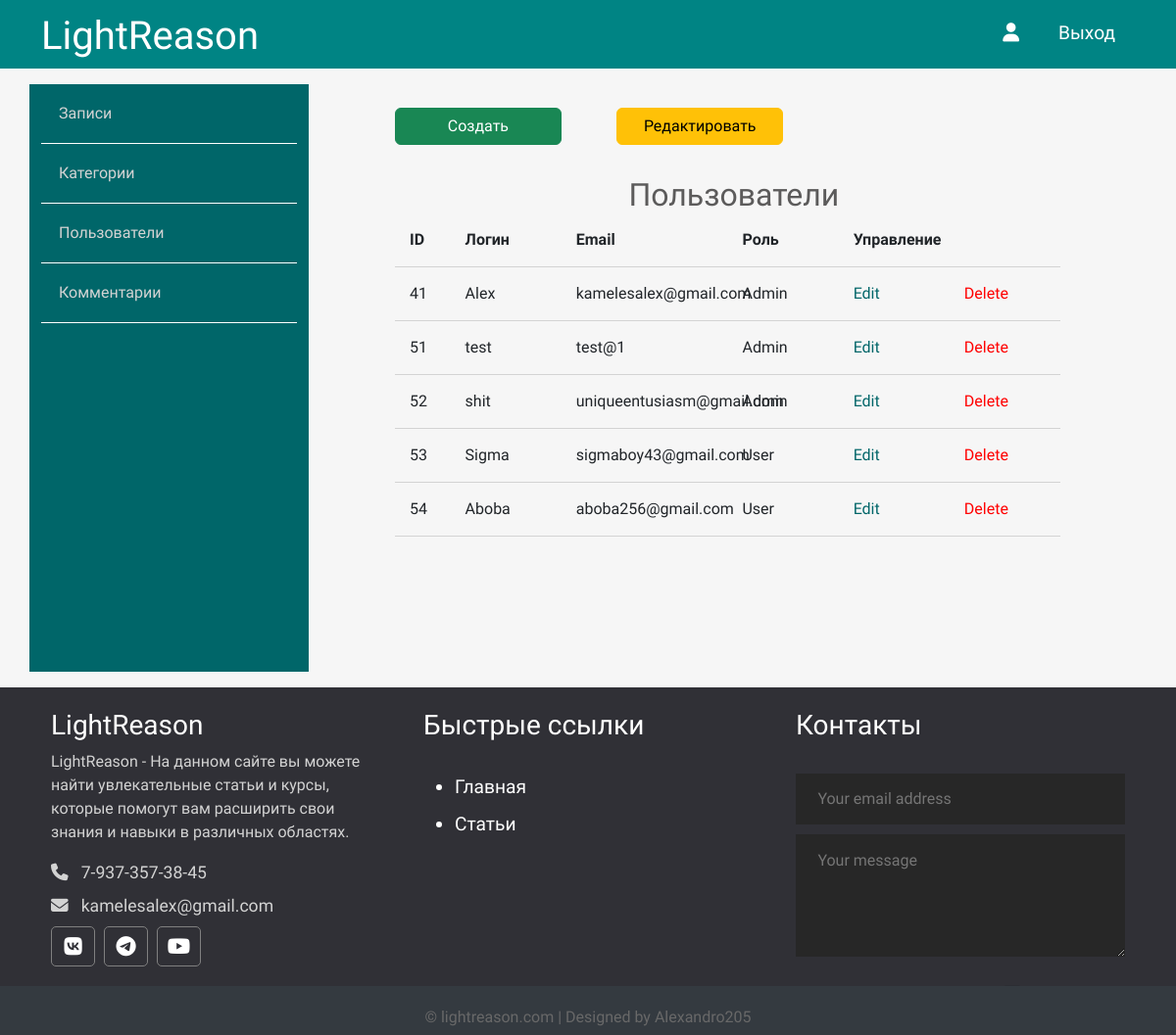
Page /admin/users/index.php on the committed database.
### tables this page shows
CREATE TABLE `users` (
  `id_user` int NOT NULL,
  `admin_user` tinyint NOT NULL,
  `user_name` varchar(255) NOT NULL,
  `email_user` varchar(255) NOT NULL,
  `password_user` varchar(255) NOT NULL,
  `created_user` timestamp NOT NULL DEFAULT CURRENT_TIMESTAMP
);

### app/database/db.php (called while the page is built, shortened)
<?php
require('connect.php');
function dbCheckError($query) {
    $errInfo = $query->errorInfo();
    return true;
}
function selectAll($table, $params = []){
   global $pdo;
    $sql = "SELECT * FROM $table";
    $query = $pdo->prepare($sql);
    $query->execute();
   return $query->fetchAll();
}

### app/controllers/users.php (called while the page is built, shortened)
<?php
include SITE_ROOT . "/app/database/db.php";
$users = selectAll('users');

### admin/users/index.php (the view, shortened to what this page needs)
<?php
include '../../app/controllers/users.php';
?>
<!doctype html>
<html lang="en">
<head>
    <link href="https://cdn.jsdelivr.net/npm/bootstrap@5.3.3/dist/css/bootstrap.min.css" rel="stylesheet">
    <link rel="stylesheet" href="../../assets/css/admin.css">
</head>
<body>
<?php include("../../app/include/header-admin.php"); ?>
<div class="container">
    <?php include("../../app/include/sidebar-admin.php"); ?>
        <div class="posts col-9">
            <div class="button row">
                <a href="<?php echo BASE_URL . "admin/users/create.php";?>" class="col-3 btn btn-success">Создать</a>
                <span class="col-1"></span>
                <a href="<?php echo BASE_URL . "admin/users/index.php";?>" class="col-3 btn btn-warning">Редактировать</a>
            </div>
            <div class="row title-table">
                <h2>Пользователи</h2>
                <div class=" col-1">ID</div>
                <div class=" col-2">Логин</div>
                <div class=" col-3">Email</div>
                <div class=" col-2">Роль</div>
                <div class="col-4">Управление</div>
            </div>
            <?php foreach ($users as $key => $user): ?>
                <div class="row post">
                    <div class=" col-1"><?= $user['id_user']; ?></div>
                    <div class=" col-2"><?= $user['user_name']; ?></div>
                    <div class=" col-3"><?= $user['email_user']; ?></div>
                    <?php if ($user['admin_user'] == 1): ?>
                        <div class=" col-2">Admin</div>
                <?php else: ?>
                    <div class=" col-2">User</div>
                    <?php endif; ?>
                <div class="red col-2"><a href="edit.php?edit_id=<?=$user['id_user'];?>">Edit</a></div>
                <div class="del col-2"><a href="index.php?delete_id=<?=$user['id_user'];?>">Delete</a></div>
            </div>
            <?php endforeach; ?>
        </div>
    </div>
</div>
<?php include("../../app/include/footer.php"); ?>
</body>
</html>

### app/include/header-admin.php (shortened to what this page needs)
<header class = "container-fluid">
    <div class="container">
        <div class="row">
            <div class="col-4">
                <h1>
                    <a href="<?php echo BASE_URL ?>">LightReason</a>
                </h1>
            </div>
            <nav class="col-8">
                <ul>
                    <li>
                        <a href="#">
                            <i class="fa fa-user"></i>
                        </a>
                    </li>
                    <li>
                        <a href="<?php echo BASE_URL . "logout.php" ?>">Выход</a>
                    </li>
                </ul>
            </nav>
        </div>
    </div>
</header>

### app/include/sidebar-admin.php
<div class="row">
    <div class="sidebar col-3">
        <ul>
            <li>
                <a href="<?php echo BASE_URL . "admin/posts/index.php";?>">Записи</a>
            </li>
            <li>
                <a href="<?php echo BASE_URL . "admin/topics/index.php";?>">Категории</a>
            </li>
            <li>
                <a href="<?php echo BASE_URL . "admin/users/index.php";?>">Пользователи</a>
            </li>
            <li>
                <a href="<?php echo BASE_URL . "admin/comments/index.php";?>">Комментарии</a>
            </li>
        </ul>
    </div>

### app/include/footer.php (shortened to what this page needs)
<div class="footer container-fluid">
    <div class="footer-content container">
        <div class="row">
            <div class="footer-section about col-md-4 col-12">
                <h3 class="logo-text">LightReason</h3>
                <p>
                    LightReason - На данном сайте вы можете найти увлекательные статьи и курсы, которые помогут вам расширить свои знания и навыки в различных областях.
                </p>
                <div class="contact">
                    <span><i class="fas fa-phone"></i> &nbsp; 7-937-357-38-45</span>
                    <span><i class="fas fa-envelope"></i> &nbsp; kamelesalex@gmail.com</span>
                </div>
                <div class="socials">
                    <a href="https://vk.com/akamenetsky5"><i class="fa-brands fa-vk"></i></a>
                    <a href="https://t.me/TvoyPikmiLoL"><i class="fa-brands fa-telegram"></i></a>
                    <a href="https://www.youtube.com/@sobakaraiz"><i class="fab fa-youtube"></i></a>
                </div>
            </div>
            <div class="footer-section links col-md-4 col-12">
                <h3>Быстрые ссылки</h3>
                <br>
                <ul>
                    <a href="<?php echo BASE_URL ?>">
                        <li>Главная</li>
                    </a>
                    <a href="<?php echo BASE_URL . 'category.php?id=8'?>">
                        <li>Статьи</li>
                    </a>
                </ul>
            </div>
            <div class="footer-section contact-form col-md-4 col-12">
                <h3>Контакты</h3>
                <br>
                <form action="/" method="post">
                    <input type="email" name="email" class="text-input contact-input" placeholder="Your email address">
                    <textarea rows="4" name="message" class="text-input contact-input" placeholder="Your message"></textarea>
                    <button type="simbit" class="btn btn-big contact-btn">
                        <i class="fas fa-envelope">
                        </i>
                    </button>
                </form>
            </div>
        </div>
        <div class="footer-bottom">
            &copy; lightreason.com | Designed by Alexandro205
        </div>
    </div>
</div>

### assets/css/admin.css (style rules this page uses)
* { font-family: 'Comfortaa', cursive; }
html, h1, h2, h3, h4, h5, h6 { color: #5c5b5b; }
body { background: #f6f6f6; }
a { text-decoration: none; color: inherit; }
header { background: #008484; height: 70px; }
header * { color: #ffffff; }
header h1 { margin-top: 13px; }
header h1 a { color: #ffffff; text-decoration: none; }
header ul { margin-top: 20px; padding: 0; list-style-type: none; float: right; }
header ul li { float: left; position: relative; }
header ul li a { display: compact; font-size: 1.2rem; text-decoration: none; color: #ffffff; padding: 20px; }
.footer { background: #303036; color: #d3d3d3; position: relative; }
.footer .footer-section { padding: 22px; }
.footer h4, .footer h3 { color: white; }
.footer .about .contact span { display: block; font-size: 1.1em; margin-bottom: 8px; }
.footer .about .socials a { border: 1px solid gray; width: 45px; height: 41px; padding-top: 5px; margin-right: 5px; text-align: center; display: inline-block; font-size: 1.3em; border-radius: 5px; transition: all .3s; color: #ffffff; }
.footer .links ul a { display: block; margin-bottom: 10px; font-size: 1.2em; transition: all .3s; color: #ffffff; text-decoration: none; }
.footer .contact-form .contact-input { background: #272727; color: #bebdbd; margin-bottom: 10px; line-height: 1.5rem; padding: .9rem 1.4rem; border: none; width: 100%; }
.footer .contact-form .contact-btn { float: right; font-size: 1.1em; }
.footer .footer-bottom { background: #343a40; color: #686868; height: 50px; width: 100%; text-align: center; position: absolute; bottom: 0px; left: 0px; padding-top: 20px; }
.sidebar { margin: 1rem 0; background: #006669; min-height: 600px; }
.sidebar ul { list-style: none; margin: 0px; padding: 0px; color: #d3d3d3; }
.sidebar ul a { padding: 18px; display: block; border-bottom: 1px solid #fff; }
.posts { height: 100%; padding: 40px 100px 100px; }
.posts h2 { text-align: center; margin: 2rem 0 0 0.4rem; }
.posts .title-table div { padding: 15px; text-align: left; border-bottom: 1px solid #d3d3d3; font-weight: 700; }
.posts .post div { padding: 15px; text-align: left; border-bottom: 1px solid #d3d3d3; }
.posts .post .red { color: #006669; }
.posts .post .del { color: red; }

### rows in the picture
users: id_user "41", user_name "Alex", email_user "kamelesalex@gmail.com", admin_user "Admin"
users: id_user "51", user_name "test", email_user "test@1", admin_user "Admin"
users: id_user "52", user_name "shit", email_user "uniqueentusiasm@gmail.com", admin_user "Admin"
users: id_user "53", user_name "Sigma", email_user "sigmaboy43@gmail.com", admin_user "User"
users: id_user "54", user_name "Aboba", email_user "aboba256@gmail.com", admin_user "User"
